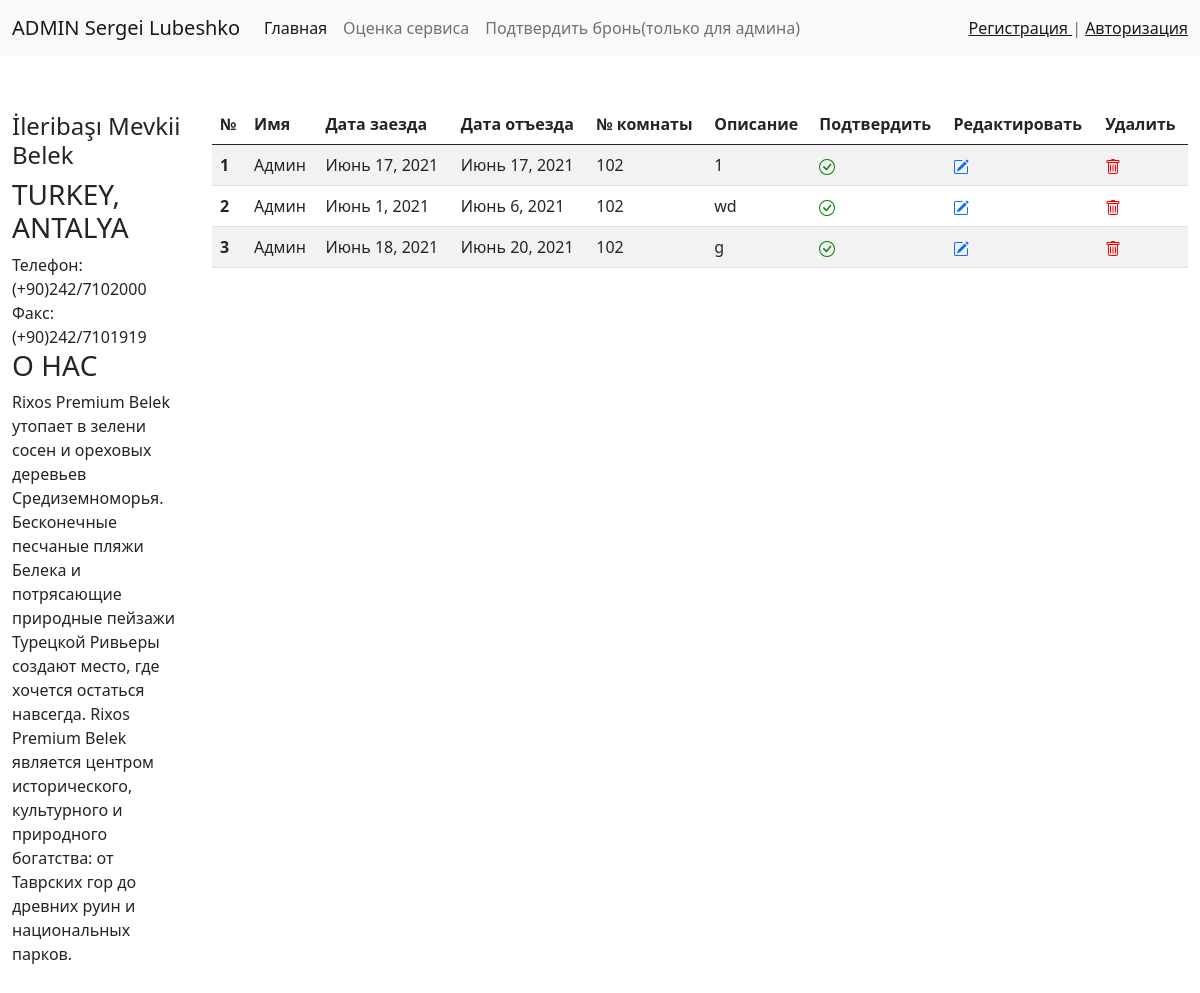
The page /room/admin on the database its author committed.
### hotel/models.py (models this page shows, shortened)
class BokkingRoom(models.Model):
    date_arrival = models.DateField(verbose_name='Дата заезда')
    date_departure = models.DateField(verbose_name='Дата отъезда')
    date_order = models.DateField(auto_now_add=True, verbose_name="Дата заказа")
    desc = models.CharField(max_length=124, verbose_name='Описание')
    users = models.ForeignKey(CustomUser, related_name='booking_user', on_delete=models.CASCADE)
    rooms = models.ForeignKey(Room, related_name='booking_room', on_delete=models.CASCADE)
    booking = models.BooleanField(default=False, verbose_name="Подтверждение брони")

class Room(models.Model):
    photo = models.ImageField(verbose_name='Фото', upload_to='photos/%Y/%m/%d', blank=True)
    title = models.CharField(max_length=60, verbose_name='Название номера')
    desc = models.TextField(verbose_name='Описание номера', max_length=500, blank=True)
    size = models.PositiveSmallIntegerField(verbose_name='Площадь номера')
    smoke = models.BooleanField(default=True, verbose_name='Не курят')
    price = models.PositiveSmallIntegerField(verbose_name='Цена за сутки', default=30)
    num_people = models.IntegerField(
        default=1,
        validators=[
            MinValueValidator(1),
            MaxValueValidator(10)
        ],
        verbose_name='Кол-во спальных мест'
    )
    facilities = models.ManyToManyField("Facilities")
    number_room = models.CharField(max_length=3, verbose_name='№ комнаты', blank=True)

### users/models.py (models this page shows)
class CustomUser(AbstractUser):
    pass

### hotel/views.py (the view)
# urls.py: path('room/admin', showbooking, name = 'showbooking'),
def showbooking(request):
    con = BokkingRoom.objects.filter(booking=False)
    return render(request, template_name='hotel/adminbooking.html', context={'showbooking': con})

### hotel/templates/hotel/adminbooking.html (shortened to what this page needs)
{% extends 'base.html' %}
{% block content %}
    <table class="table table-striped">
        <thead>
        <tr>
            <th scope="col">№</th>
            <th scope="col">Имя</th>
            <th scope="col">Дата заезда</th>
            <th scope="col">Дата отъезда</th>
            <th scope="col">№ комнаты</th>
            <th scope="col">Описание</th>
            <th scope="col">Подтвердить</th>
            <th scope="col">Редактировать</th>
            <th scope="col">Удалить</th>
        </tr>
        </thead>
        <tbody>
        {% for item in showbooking %}
            <tr>
                <th scope="row">{{ forloop.counter }}</th>
                <td>{{ item.users.first_name }}</td>
                <td>{{ item.date_arrival }}</td>
                <td>{{ item.date_departure }}</td>
                <td>{{ item.rooms.number_room }}</td>
                <td>{{ item.desc }}</td>
                <td><a href="{% url 'ok' reservation_id=item.pk%}">
                </a>
                </td>
                <td><a href="{% url 'update' book_id=item.pk %}">
                </a>
                </td>
                <td>
                    <a href="{% url 'delete' reservation_id=item.pk %}">
                    </a>
                </td>
            </tr>
        {% endfor %}
        </tbody>
    </table>
{% endblock %}

### rows shown on the page
BokkingRoom: users.first_name "Админ", date_arrival "Июнь 17, 2021", date_departure "Июнь 17, 2021", rooms.number_room "102", desc "1"
BokkingRoom: users.first_name "Админ", date_arrival "Июнь 1, 2021", date_departure "Июнь 6, 2021", rooms.number_room "102", desc "wd"
BokkingRoom: users.first_name "Админ", date_arrival "Июнь 18, 2021", date_departure "Июнь 20, 2021", rooms.number_room "102", desc "g"
